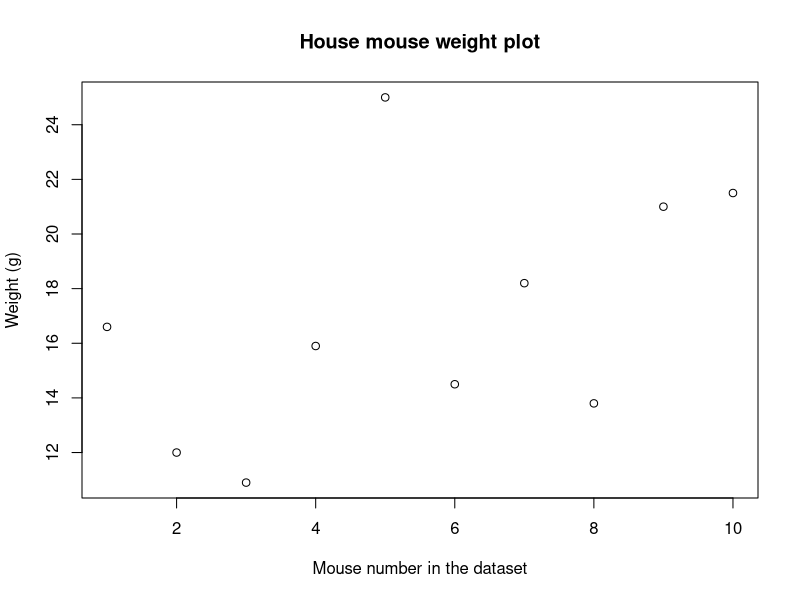
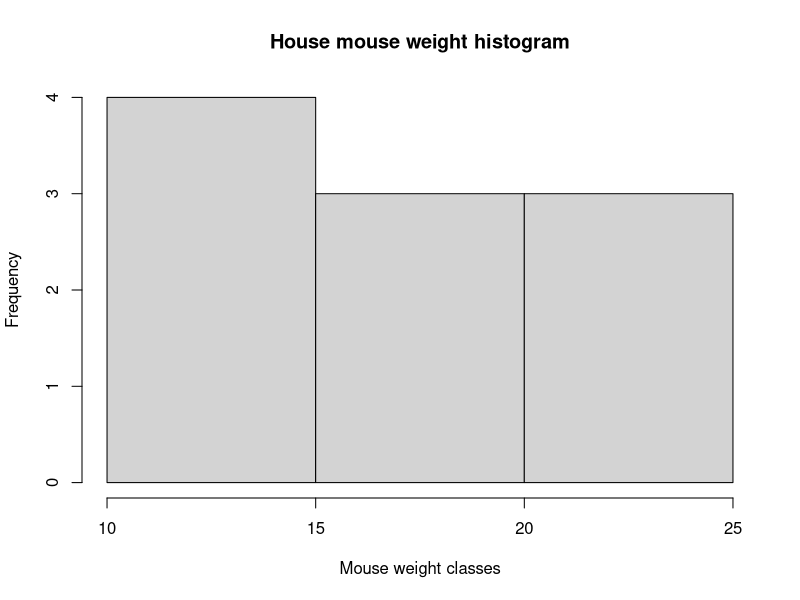
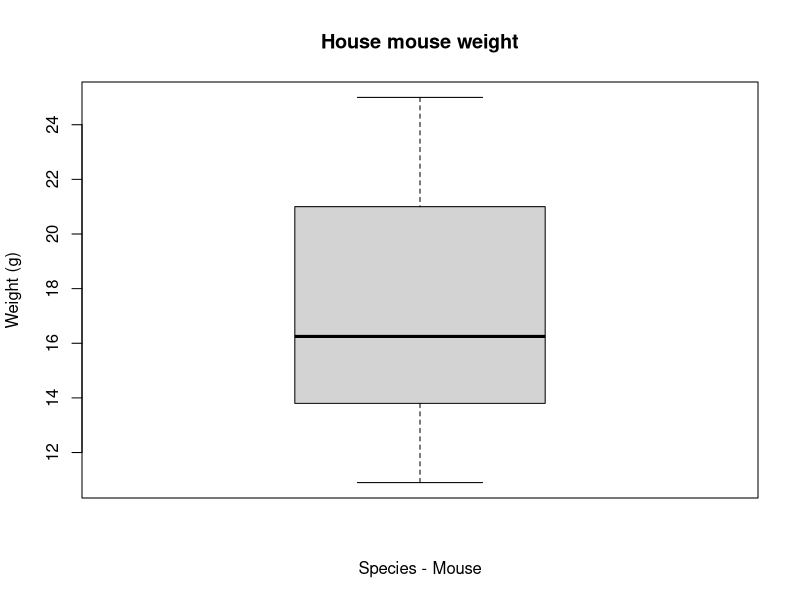
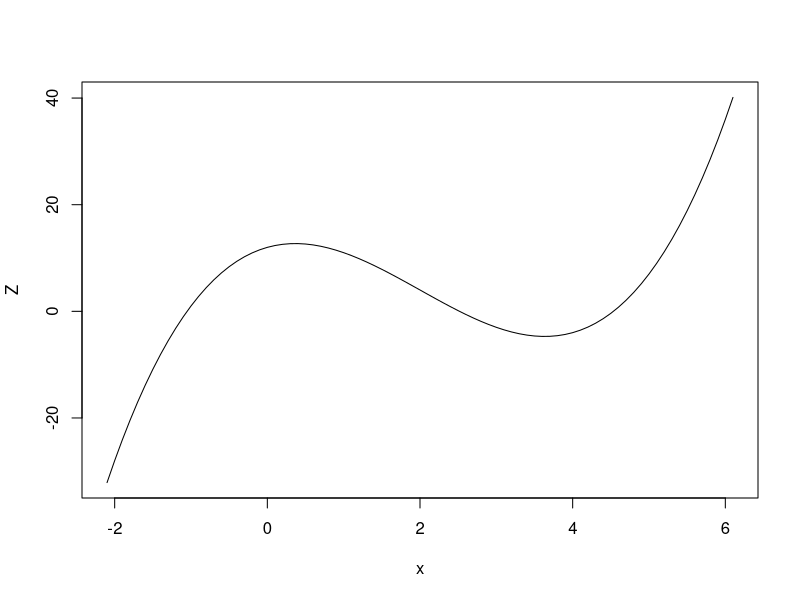
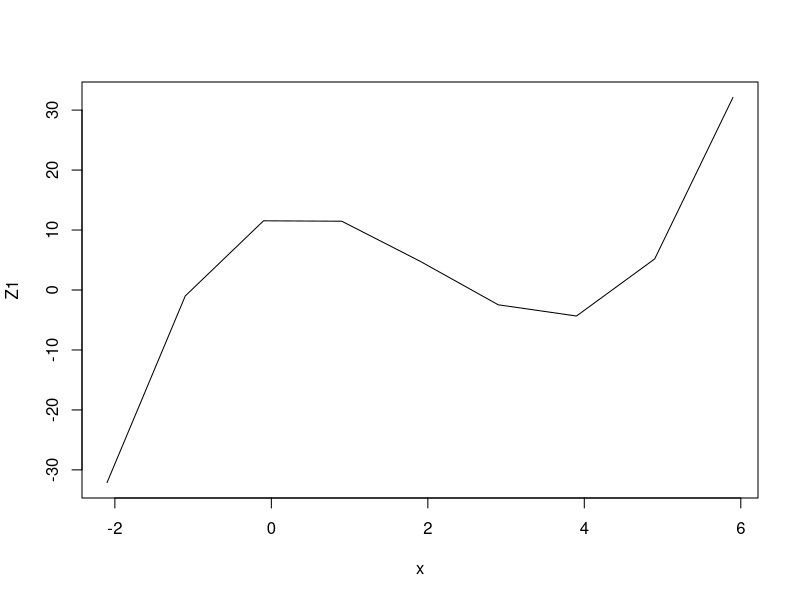

Write R code to recreate these figures, in order.
## ---- chunk 1
options(prompt="RStudio>")
## ---- chunk 2
options(prompt=">")
## ---- chunk 3
2+7
## ---- chunk 4
11-3
## ---- chunk 5
18/3
## ---- chunk 6
5*8
## ---- chunk 7
2^4
## ---- chunk 8
2^(3-1)
## ---- chunk 9
2^3-1
## ---- chunk 10
5 %% 2
## ---- chunk 11
(0.14*(1-0.14)/24)^(1/3)
## ---- chunk 12
x<-3
(2*x+51)/3^(-4.2+5.62)
## ---- chunk 13
(-5)^2+2
## ---- chunk 14
#This is a comment
2+2 #Example of addition
## ---- chunk 15
a <- 53
## ---- chunk 16
a
## ---- chunk 17
ls()
## ---- chunk 18
rm(a)
## ---- chunk 19
ls()
## ---- chunk 20
rm(list = ls()) #clearing the environment of any left over objects from a previous analysis
mouse.wts <-c(16.6, 12, 10.9, 15.9, 25, 14.5, 18.2, 13.8, 21, 21.5) #creating a vector with house mouse body weight in grams
## ---- chunk 21
class(mouse.wts)
## ---- chunk 22
str(mouse.wts)
## ---- chunk 23
mean(mouse.wts)
## ---- chunk 24
min(mouse.wts)
## ---- chunk 25
max(mouse.wts)

## ---- chunk 26
summary(mouse.wts)
## ---- chunk 27
?summary
help(summary)
## ---- chunk 28
plot(mouse.wts, main="House mouse weight plot", xlab="Mouse number in the dataset", ylab="Weight (g)")
## ---- chunk 29
hist(mouse.wts, main="House mouse weight histogram", xlab="Mouse weight classes", ylab="Frequency")
## ---- chunk 30

boxplot(mouse.wts, main="House mouse weight", xlab="Species - Mouse", ylab="Weight (g)") #boxplot for the variable mouse.wts
## ---- chunk 31
x<-seq(-2.1,6.1,0.1)
Z<- (x^3-6*x^2+4*x+12)
plot(x,Z, type="l")
## ---- chunk 32
x<-seq(-2.1,6.1,1)
Z1<- (x^3-6*x^2+4*x+12)
plot(x,Z1, type="l")
